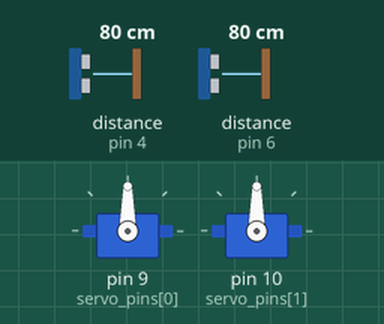
Recording of a sketch running on a simulated Arduino Uno, built with avr-gcc and run on an emulated ATmega328P. Parts: 2 × servo. The test bench sets the inputs (shaded band); at power-on: distance to the obstacle (sensors on pin 4, pin 6) 80 cm.

Above: at 1.2 s.
1.3 s: distance to the obstacle (sensor on pin 4) set to 51 cm
2.8 s: distance to the obstacle (sensor on pin 4) set to 45 cm
At 2.96 s:
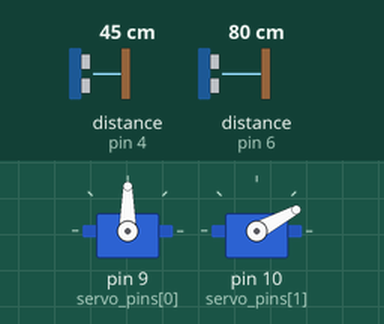
5.8 s: distance to the obstacle (sensor on pin 6) set to 52 cm
8.8 s: distance to the obstacle (sensor on pin 6) set to 46 cm
At 9.34 s:
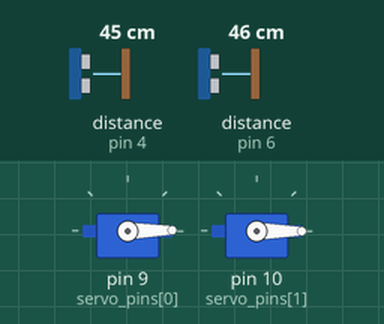
11.8 s: distance to the obstacle (sensor on pin 4) set to 60 cm
At 12.38 s:
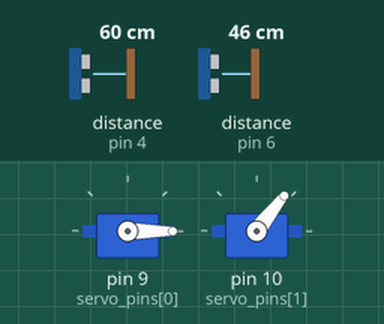
14.8 s: distance to the obstacle (sensor on pin 4) set to 2 cm
At 16.03 s:
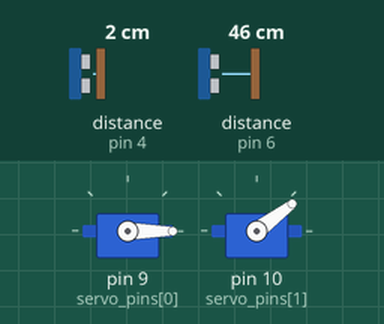
Timing chart, 0 to 18.8 s (numbered marks = the images above; inputs shaded):
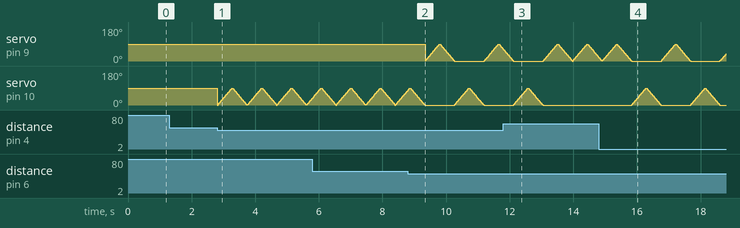

Measured:
- the behaviour switches between 49 and 48 cm on distance to the obstacle (sensor on pin 4) (found by bisection; images 0 and 1)
- the behaviour switches between 49 and 48 cm on distance to the obstacle (sensor on pin 6) (found by bisection; images 1 and 2)
- after the input at 1.3 s, every drawn part: stays the same
- after the input at 11.8 s, servo on pin 10 (servo_pins[1]): goes on until 13.0 s, then stays 0°

The sketch:

test_multi.ino
```cpp
#define SERVO_COUNT 2 // number of motors and sensors

#define MAX_DISTANCE 100 // Maximum distance (in cm) to ping.

#include <NewPing.h>


// Sensor object array.
NewPing sonar[SERVO_COUNT] = {
  NewPing(7, 6, MAX_DISTANCE),
  NewPing(5, 4, MAX_DISTANCE),
//  NewPing(8, 9, MAX_DISTANCE)
};

#include <Servo.h>

Servo servos[SERVO_COUNT];  // create servo object to control a servo
// twelve servo objects can be created on most boards

int servo_positions[SERVO_COUNT] = {0};    // variable to store the servo position

const int servo_pins[SERVO_COUNT] = {9,10};

void setup() {
  //Serial.begin(115200); // Open serial monitor at 115200 baud to see ping results.
  for(int i=0;i<SERVO_COUNT;++i){
    servos[i].attach(servo_pins[i]);
  }
}

void loop() {
//  for (uint8_t i = 0; i < SONAR_NUM; i++) { // Loop through each sensor and display results.
//    delay(50); // Wait 50ms between pings (about 20 pings/sec). 29ms should be the shortest delay between pings.
//    //Serial.print(i);
//    //Serial.print("=");
//    Serial.print(sonar[i].ping_cm());
//    //Serial.print("cm ");
//  }
//  Serial.println();


  int distances[SERVO_COUNT];

  //get distances
  for(int i=0;i<SERVO_COUNT;++i){
    distances[i] = sonar[i].ping_cm() ;
  }

  for(int i=0;i<SERVO_COUNT;++i){
    if(distances[i] > 0){ // something is detected
    if(distances[i] <50){
        for (servo_positions[i] = 0; servo_positions[i] <= 90; servo_positions[i] += 1) { // goes from 0 degrees to 90 degrees
          // in steps of 1 degree
          servos[i].write(servo_positions[i]);              // tell servo to go to position in variable 'pos'
          delay(5);                       // waits 15ms for the servo to reach the position
        }
        for (servo_positions[i] = 90; servo_positions[i] >= 0; servo_positions[i] -= 1) { // goes from 90 degrees to 0 degrees
          servos[i].write(servo_positions[i]);              // tell servo to go to position in variable 'pos'
          delay(5);                       // waits 15ms for the servo to reach the position
        }
      }
   }
  }


}
```
